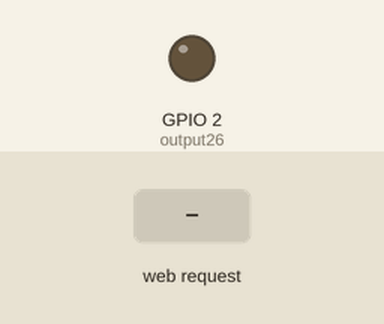
Recording of a sketch running on a simulated ESP32. On the bench: output pins drawn as LEDs (lit = HIGH). Inputs (shaded band) come from the test bench. WiFi joins after 1.5 s; servers stay silent unless stated; what the sketch prints to the serial monitor is not drawn.

Above: at 2.7 s.
2.8 s: HTTP request GET /26/on received
At 3.1 s:
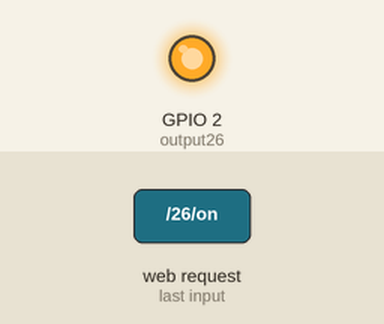
4.3 s: HTTP request GET /26/off received
At 5.4 s:
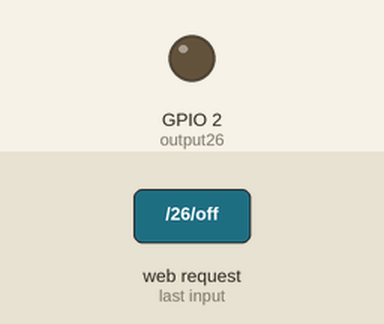
Timing chart, 0 to 7.3 s (numbered marks = the images above; inputs shaded):
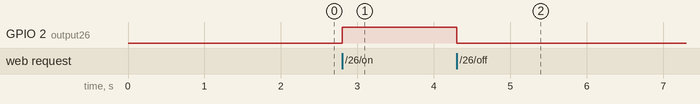

Measured:
- after the input at 2.8 s, GPIO 2 (output26): LOW → HIGH at once
- after the input at 4.3 s, GPIO 2 (output26): HIGH → LOW at once

The sketch:

ESP32_Server.ino
```cpp
/*********
 By-
 Pawan Kholiya
 CSE-2nd Year
 R-tist IOT Workshop

 // -> Denote Comments
 to Improve readablity of code
*********/

// Load Wi-Fi library
#include <WiFi.h>

// Replace with your network credentials
const char* ssid     = "/*Enter your Wifi name here */";
const char* password = "/*Enter your wifi password here inside double quotes*/";

// Start web server at port number 80
WiFiServer server(80);

// Variable to store the HTTP request
String header;

// Current output state of LED's
String output26State = "off";
String output27State = "off";

// Assign output variables to GPIO pins
const int output26 = LED_BUILTIN;

void setup() {
  Serial.begin(115200);
  // Initialize the output variables as outputs
  pinMode(output26, OUTPUT);
  // Set outputs to LOW
  digitalWrite(output26, LOW);

  // Connect to Wi-Fi network with SSID and password
  Serial.print("Connecting to ");
  Serial.println(ssid);
  WiFi.begin(ssid, password);
  while (WiFi.status() != WL_CONNECTED) {
    delay(500);
    Serial.print(".");
  }
  // Print local IP address and start web server
  Serial.println("");
  Serial.println("WiFi connected.");
  Serial.println("IP address: ");
  Serial.println(WiFi.localIP());
  server.begin();
}

void loop(){
  WiFiClient client = server.available();   // Listen for incoming clients

  if (client) {                             // If a new client connects,
    Serial.println("New Client.");          // print a message out in the serial port
    String currentLine = "";                // make a String to hold incoming data from the client
    while (client.connected()) {            // loop while the client's connected
      if (client.available()) {             // if there's bytes to read from the client,
        char c = client.read();             // read a byte, then
        Serial.write(c);                    // print it out the serial monitor
        header += c;
        if (c == '\n') {                    // if the byte is a newline character
          // if the current line is blank, you got two newline characters in a row.
          // that's the end of the client HTTP request, so send a response:
          if (currentLine.length() == 0) {
            // HTTP headers always start with a response code (e.g. HTTP/1.1 200 OK)
            // and a content-type so the client knows what's coming, then a blank line:
            client.println("HTTP/1.1 200 OK");
            client.println("Content-type:text/html");
            client.println("Connection: close");
            client.println();

            // turns the GPIOs on and off
            if (header.indexOf("GET /26/on") >= 0) {
              Serial.println("GPIO 26 on");
              output26State = "on";
              digitalWrite(output26, HIGH);
            } else if (header.indexOf("GET /26/off") >= 0) {
              Serial.println("GPIO 26 off");
              output26State = "off";
              digitalWrite(output26, LOW);
            }

            // Display the HTML web page
            client.println("<!DOCTYPE html><html>");
            client.println("<head><meta name=\"viewport\" content=\"width=device-width, initial-scale=1\">");
            client.println("<link rel=\"icon\" href=\"data:,\">");
            // CSS to style the on/off buttons
            // Feel free to change the background-color and font-size attributes to fit your preferences
            client.println("<style>html { font-family: Helvetica; display: inline-block; margin: 0px auto; text-align: center;}");
            client.println(".button { background-color: #4CAF50; border: none; color: white; padding: 16px 40px;");
            client.println("text-decoration: none; font-size: 30px; margin: 2px; cursor: pointer;}");
            client.println(".button2 {background-color: #555555;}</style></head>");

            // Web Page Heading
            client.println("<body><h1>ESP32 Web Server</h1>");

            // Display current state, and ON/OFF buttons for GPIO 26
            client.println("<p>GPIO 26 - State " + output26State + "</p>");
            // If the output26State is off, it displays the ON button
            if (output26State=="off") {
              client.println("<p><a href=\"/26/on\"><button class=\"button\">ON</button></a></p>");
            } else {
              client.println("<p><a href=\"/26/off\"><button class=\"button button2\">OFF</button></a></p>");
            }


            client.println("</body></html>");

            // The HTTP response ends with another blank line
            client.println();
            // Break out of the while loop
            break;
          } else { // if you got a newline, then clear currentLine
            currentLine = "";
          }
        } else if (c != '\r') {  // if you got anything else but a carriage return character,
          currentLine += c;      // add it to the end of the currentLine
        }
      }
    }
    // Clear the header variable
    header = "";
    // Close the connection
    client.stop();
    Serial.println("Client disconnected.");
    Serial.println("");
  }
}
```
